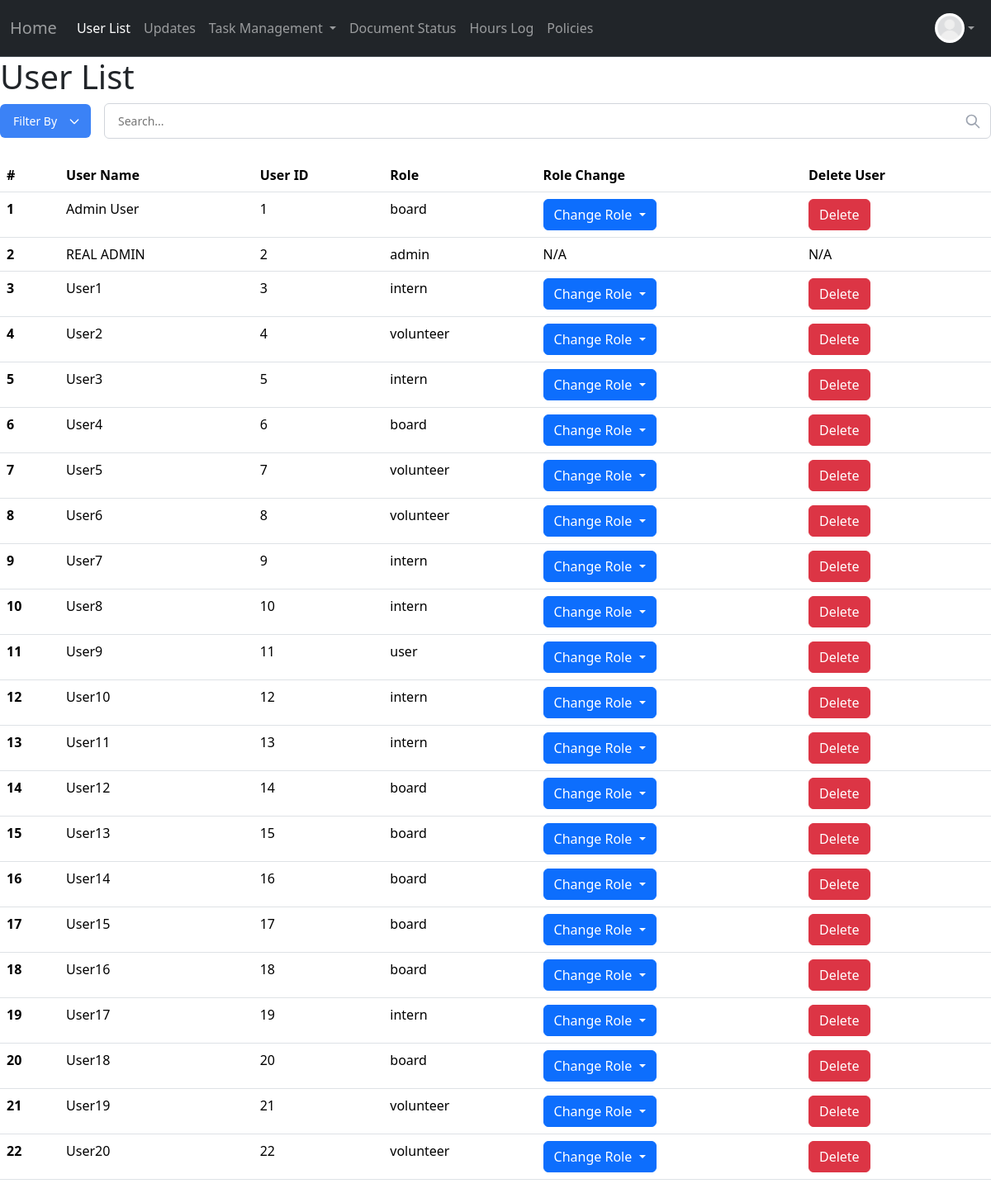
The page /user/list (signed in) on the database its author committed.
### project/models.py (models this page shows, shortened)
class User(db.Model, UserMixin):
    __tablename__ = 'users'
    id: Mapped[int] = mapped_column(primary_key=True)
    name: Mapped[str] = mapped_column()
    email: Mapped[str] = mapped_column(unique=True)
    address: Mapped[str] = mapped_column(default="None Provided")
    password_hash: Mapped[str] = mapped_column(db.String(128))
    date_created: Mapped[datetime] = mapped_column(DateTime, server_default=func.now())
    total_hours: Mapped[float] = mapped_column(default=0.0)
    picture: Mapped[str] = mapped_column(default="default.jpeg")
    role: Mapped[str] = mapped_column(default="user")  # "user", "volunteer", " intern", "board"
    hours: Mapped[List["Hours"]] = relationship("Hours", back_populates="user", cascade="all, delete-orphan")
    documents: Mapped[List["Document"]] = relationship("Document", back_populates="user", cascade="all, delete-orphan")
    task_assignments: Mapped[List["TaskAssignment"]] = relationship(
        "TaskAssignment",
        back_populates="user",
        cascade="all, delete-orphan"
    )

### app.py (the view)
@login_required
@permission_required('board')
@app.route("/user/list")
def user_list():
    if request.args.get('filter_by') and request.args.get('search_query'):
        filter_by = request.args.get('filter_by')
        search_query = request.args.get('search_query')
        if filter_by == 'role':
            users = User.query.filter(User.role.ilike(f'%{search_query}%')).all()
        elif filter_by == 'name':
            users = User.query.filter(User.name.ilike(f'%{search_query}%')).all()
    else:
        users = User.query.all()
    return render_template("user_list.html", users=users)

### app.py (called while the page is built)
@app.context_processor
def inject_now():
    return {
        'now': datetime.now,
        'today': date.today
    }

### project/models.py (called while the page is built)
@login_manager.user_loader
def load_user(user_id):
    return User.query.get(user_id)

### project/templates/user_list.html (shortened to what this page needs)
{% extends "base.html" %}
{% block content %}
<h1>User List</h1>
<form action="{{ url_for('user_list') }}" method="get" class="search-filter-container" style="display: flex; gap: 1rem; align-items: center;">
    <div>
        <select name="filter_by" id="filterSelect" class="filter-select" required>
            <option disabled selected hidden>Filter By</option>
        </select>
    </div>
    <div class="search-wrapper" style="position: relative;">
        <input
            type="text"
            name="search_query"
            id="searchBar"
            placeholder="Search..."
            class="search-input"
            required
        >
        <button type="submit" class="search-btn" style="position: absolute; right: 0; top: 0; height: 100%; background: none; border: none;">
        </button>
    </div>
</form>
    <table class="table table-hover">
    <thead class = "thead-light">
    <tr>
        <th scope="col">#</th>
        <th scope ="col">User Name</th>
        <th scope="col">User ID</th>
        <th scope="col">Role</th>
        <th scope="col">Role Change</th>
        <th scope="col">Delete User</th>
    </tr>
    </thead>
    <tbody>
        {% for user in users %}
            {% set user_num = loop.index %}
            <tr>
            <th scope="row">{{user_num}}</th>
            <td>{{ user.name }}</td>
            <td>{{ user.id }}</td>
            <td>{{ user.role }}</td>
            {% if user.role != current_user.role and user.role != "admin" %}
                <td>
                <div class="btn-group" role="group">
                    <button id="btnGroupDrop1" type="button" class="btn btn-primary dropdown-toggle" data-bs-toggle="dropdown" aria-expanded="false">
                        Change Role
                    </button>
                </td>
                <td>
                    <form action="{{ url_for('delete_user') }}" method="post">
                        <button type="button" class="btn btn-danger delete-btn" data-name="{{ user.name }}">Delete</button>
                    </form>
                </td>
                </tr>
            {% else %}
                <td>N/A</td>
                <td>N/A</td>
            {% endif %}
        {% endfor %}
    </tbody>
    </table>
{% endblock %}

### project/templates/base.html (shortened to what this page needs)
<!DOCTYPE html>
<html>
  <head>
    <link href="https://cdn.jsdelivr.net/npm/bootstrap@5.3.8/dist/css/bootstrap.min.css" rel="stylesheet">
  </head>
  <body>
    <nav class="navbar navbar-expand bg-dark border-bottom border-body" data-bs-theme="dark">
      <div class="container-fluid d-flex">
        <a class="navbar-brand" id="home-link"
            href="{% if current_user.is_authenticated and current_user.role == 'admin' %}
              {{ url_for('admin_dashboard') }}
            {% elif current_user.is_authenticated and current_user.role == 'board' %}
              {{ url_for('board_dashboard') }}
            {% elif current_user.is_authenticated and current_user.role == 'volunteer' %}
                {{ url_for('volunteer_dashboard') }}
            {% elif current_user.is_authenticated and current_user.role == 'intern' %}
                {{ url_for('intern_dashboard') }}
            {% else %}
              {{ url_for('user_dashboard') }}
          {% endif %}">
          Home
        </a>
        <ul class="navbar-nav mb-2 mb-lg-0 d-flex flex-row">
          {% if current_user.is_authenticated and current_user.role != 'user' %}
            {% if current_user.role == 'admin' or current_user.role == 'board' %}
              <li class="nav-item">
                <a class="nav-link" href="{{ url_for('user_list') }}">User List</a>
              </li>
              <li class="nav-item">
              <a class="nav-link"
              href="{{ url_for('notification') }}">
                  Updates </a>
              </li>
                <li class="nav-item dropdown">
                  <a class="nav-link dropdown-toggle" href="#" id="taskDropdown" role="button" aria-expanded="false">
                    Task Management
                  </a>
                </li>
            {% else %}
                <li class="nav-item">
                  <a class="nav-link" href="{{ url_for('my_tasks') }}">Tasks Status</a>
                </li>
            {% endif %}
            <li class="nav-item">
              <a class="nav-link" href="{{ url_for('document_status') }}">Document Status</a>
            </li>
            <li class="nav-item">
              <a class="nav-link"
              href="{{ url_for('hours_log') }}">
                  Hours Log </a>
            </li>
            <li class="nav-item">
              <a class="nav-link"
              href="{{ url_for('policies') }}">
                  Policies </a>
            </li>
          {% endif %}
        </ul>
        {% if current_user.is_authenticated %}
        <ul class="navbar-nav ms-auto mb-2 mb-lg-0">
          <li class="nav-item dropdown">
            <a class="nav-link d-flex align-items-center dropdown-toggle" href="#" id="profileDropdown" role="button" aria-expanded="false">
              <img src="{{ url_for('static', filename='profile_pics/' ~ current_user.picture ) }}" alt="Profile" style="height:36px;width:36px;border-radius:50%;">
            </a>
          </li>
        </ul>
        {% endif %}
      </div>
    </nav>
    {% block content %}
    {% endblock %}
  </body>
</html>

### project/templates/base.html (style rules this page uses)
.search-filter-container { display: flex; gap: 12px; margin-bottom: 1.5rem; align-items: center; }
.dropdown { position: relative; display: inline-block; }
.filter-select { display: flex; align-items: center; gap: 8px; padding: 10px 40px 10px 16px; background-color: #3b82f6; color: white; border: none; border-radius: 6px; cursor: pointer; font-size: 14px; font-weight: 500; white-space: nowrap; appearance: none; background-repeat: no-repeat; background-position: right 12px center; background-size: 16px; transition: background-color 0.2s; }
.filter-select option { background-color: white; color: #374151; padding: 10px; }
.search-wrapper { flex: 1; position: relative; min-width: 0; }
.search-input { width: 100%; padding: 10px 40px 10px 16px; border: 1px solid #d1d5db; border-radius: 6px; font-size: 14px; outline: none; transition: border-color 0.2s, box-shadow 0.2s; }
.navbar-brand { color: rgba(255,255,255,0.55) !important; }
.navbar-nav .nav-link { color: rgba(255,255,255,0.55) !important; }
.navbar-nav .nav-link.active-nav { color: white !important; }

### rows shown on the page
User: picture (placeholder picture), id "2", name "REAL ADMIN", role "admin", shows "N/A"
User: id "1", name "Admin User", role "board"
User: id "3", name "User1", role "intern"
User: id "4", name "User2", role "volunteer"
User: id "5", name "User3", role "intern"
User: id "6", name "User4", role "board"
User: id "7", name "User5", role "volunteer"
User: id "8", name "User6", role "volunteer"
User: id "9", name "User7", role "intern"
User: id "10", name "User8", role "intern"
User: id "11", name "User9", role "user"
User: id "12", name "User10", role "intern"
User: id "13", name "User11", role "intern"
User: id "14", name "User12", role "board"
User: id "15", name "User13", role "board"
User: id "16", name "User14", role "board"
User: id "17", name "User15", role "board"
User: id "18", name "User16", role "board"
User: id "19", name "User17", role "intern"
User: id "20", name "User18", role "board"
User: id "21", name "User19", role "volunteer"
User: id "22", name "User20", role "volunteer"
